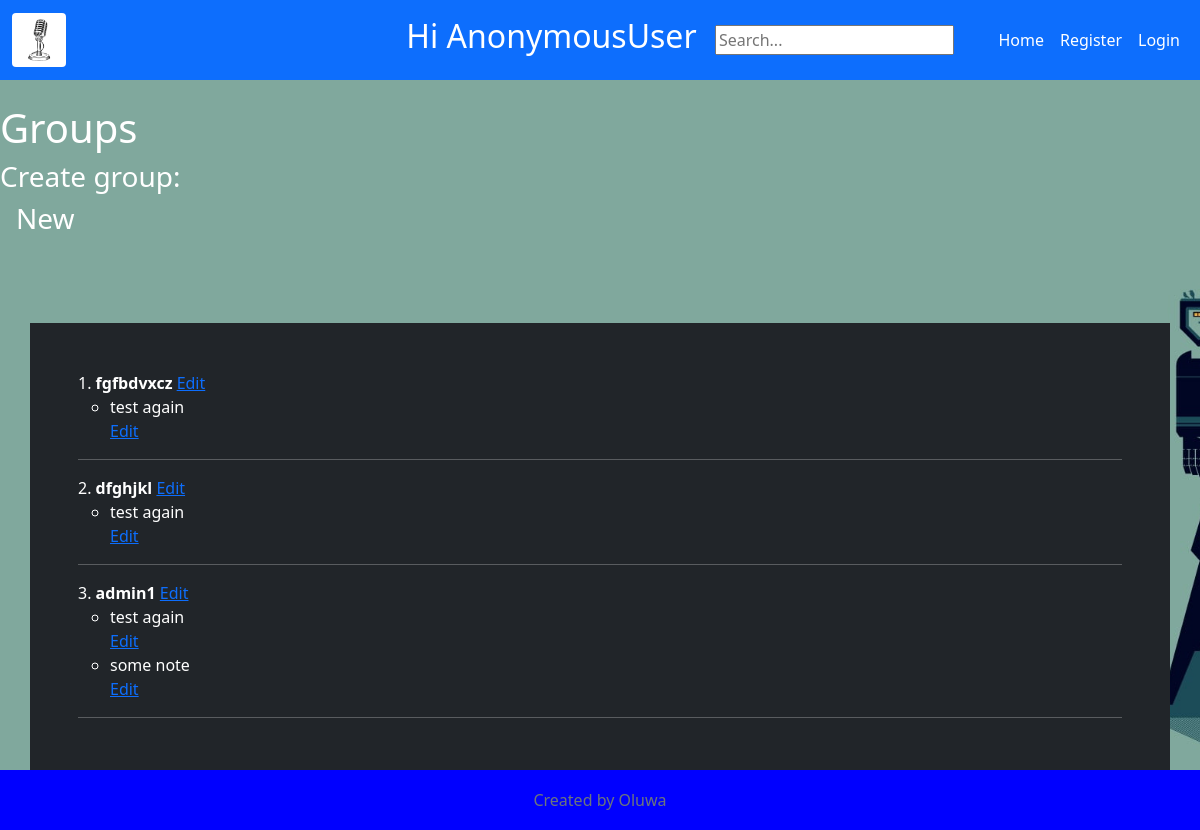
The app's page /groups/ with its own data.
### home/models.py (models this page shows, shortened)
class Group(models.Model):
    id = models.AutoField(primary_key=True)
    name = models.CharField(max_length=45, null=True)
    user = models.ForeignKey(User, on_delete=models.CASCADE)
    notes = models.ManyToManyField(Notes)

class Notes(models.Model):
    id = models.AutoField(primary_key=True)
    name = models.CharField(max_length=45, null=True)
    note = models.TextField()
    audio = models.ForeignKey(Audio, null=True, blank=True, on_delete=models.CASCADE)
    file_audio = models.TextField(null=True, blank=True,)
    file_text = models.TextField(max_length=45, null=True, blank=True)
    user = models.ForeignKey(User, on_delete=models.CASCADE)
    date = models.DateTimeField(null=True, blank=True, auto_now_add=True)

### home/views.py (the view)
# urls.py: path('groups/', views.GroupListView.as_view(), name='group-list'),
class GroupListView(ListView):
    model = Group
    template_name = 'home/group_list.html'
    context_object_name = 'groups'

### home/templates/home/group_list.html (shortened to what this page needs)
{% extends "home/base.html" %}
{% block content %}
  <h1>Groups</h1>
  <h3>Create group:  <a class="nav-link custom-nav-link" href="/groups/new">New</a></h3>
<div class="container p-5 my-5 bg-dark text-white">
  <ul class="list-group list-group-numbered">
  {% for group in groups %}
    <li>
      <strong>{{ group.name }}</strong> <a href="/groups/{{group.id}}/edit/">Edit</a>
      <ul>
      {% for note in group.notes.all %}
        <li>{{ note.name }}</li>
        <a href="/notes_edit/{{note.id}}">Edit</a>
      {% endfor %}
      </ul>
    </li>
    <hr>
  {% endfor %}
  </ul>
</div>
{% endblock %}

### home/templates/home/base.html (style rules this page uses)
body { background-image: url("/media/logo/background1234.jpg"); background-size: cover; }
h1 { color: #ffffff; }
h3 { color: #ffffff; }
.custom-nav-link { color: #ffffff; }

### records on screen
Group: name "fgfbdvxcz"
Notes: name "test again"
Group: name "dfghjkl"
Group: name "admin1"
Notes: name "some note"

### other values on screen
{{ request.user }} "AnonymousUser"
